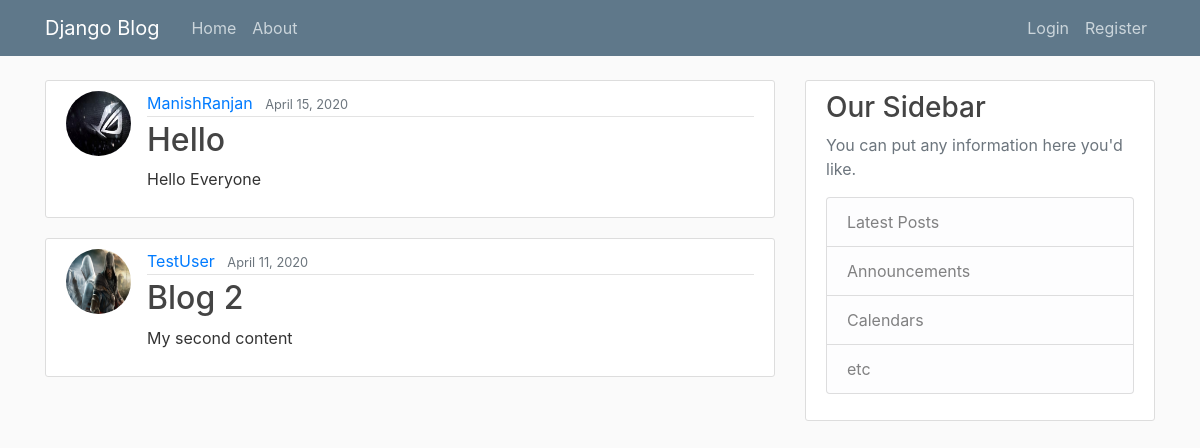
/, run on an earlier commit of the app's database.
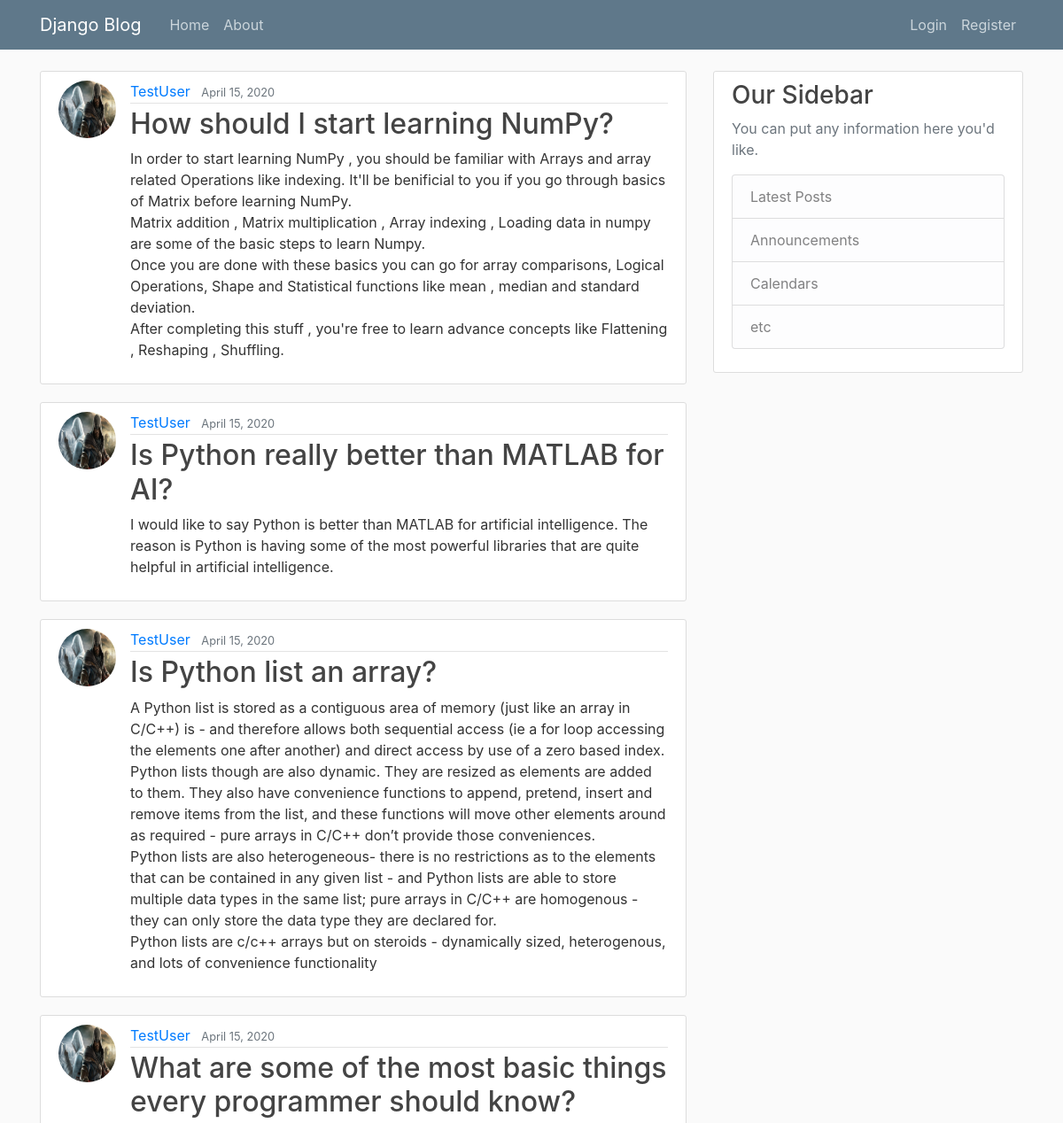
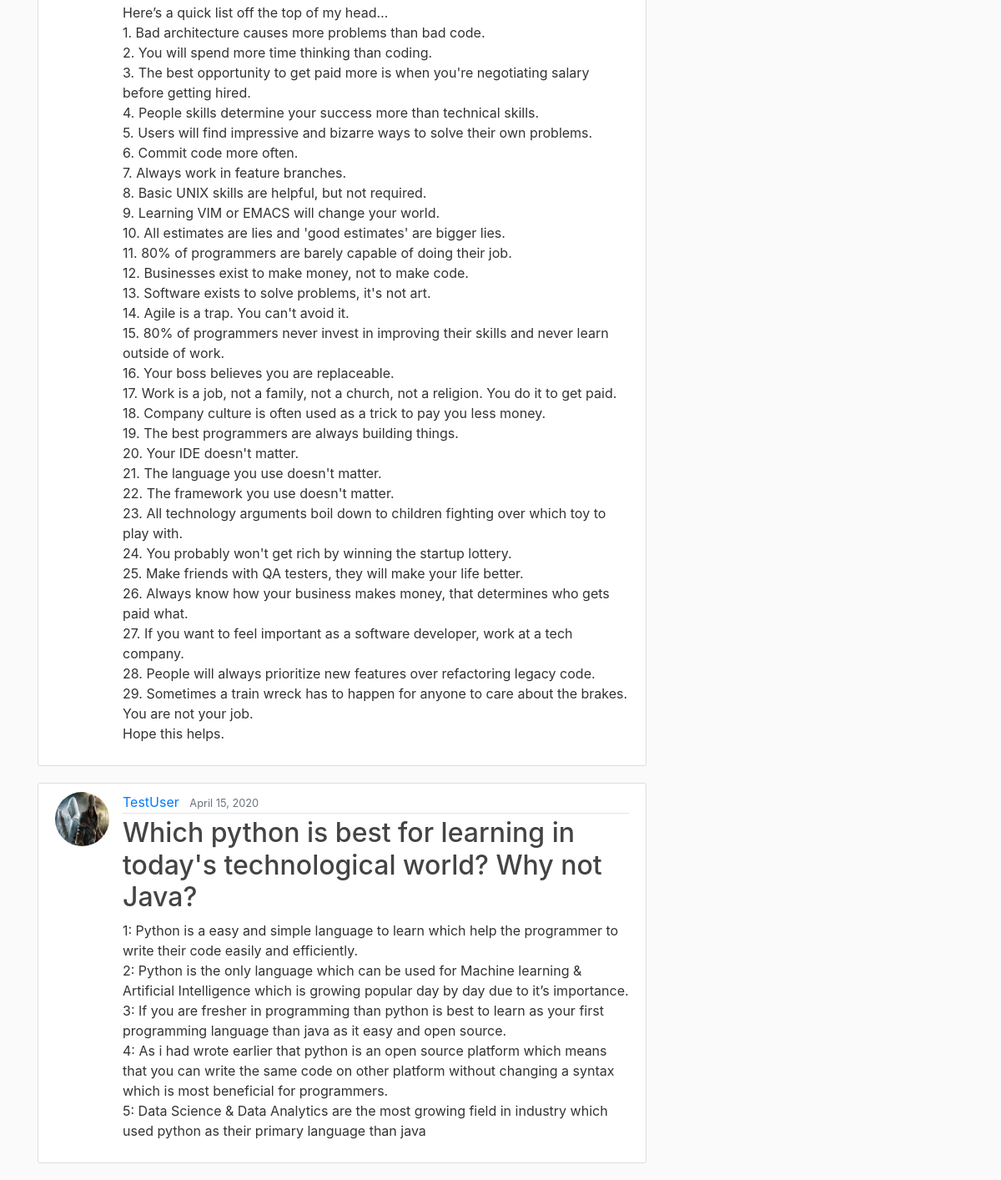
And on a later commit of the database (2 pictures, top to bottom).
### blog/models.py (models this page shows, shortened)
class Post(models.Model):
    title = models.CharField(max_length=100)
    content = models.TextField()
    date_posted = models.DateTimeField(default=timezone.now)
    author = models.ForeignKey(User, on_delete=models.CASCADE)

### users/models.py (models this page shows, shortened)
class profile(models.Model):
    user = models.OneToOneField(User, on_delete=models.CASCADE)
    image = models.ImageField(default="default.jpg", upload_to="profile_pics")

### blog/views.py (the view)
# urls.py: path('', PostListView.as_view(), name="blog-home"),
class PostListView(ListView):
    model = Post
    template_name = "home.html"  # <app>/<model>_<viewtype>.html
    context_object_name = "posts"
    ordering = ['-date_posted']
    paginate_by = 5

### blog/templates/home.html
{% extends "base.html" %}
{% block content %}
{% for post in posts %}
<article class="media content-section">
    <img class="rounded-circle article-img" src="{{post.author.profile.image.url}}">
    <div class="media-body">
        <div class="article-metadata">
            <a class="mr-2" href="#">{{ post.author }}</a>
            <small class="text-muted">{{ post.date_posted|date:"F d, Y" }}</small>
        </div>
        <h2><a class="article-title" href="{% url 'post-detail' post.id %}">{{ post.title }}</a></h2>
        <p class="article-content">{{ post.content }}</p>
    </div>
</article>
{% endfor %}
{% endblock %}

### blog/templates/base.html (shortened to what this page needs)
{% load static%}
<!DOCTYPE html>
<html lang="en">
<head>
    <link rel="stylesheet" href="https://maxcdn.bootstrapcdn.com/bootstrap/4.0.0/css/bootstrap.min.css"
>
    <link rel="stylesheet" type="text/css" href="{% static 'main.css' %}">
</head>
<body>
    <header class="site-header">
        <nav class="navbar navbar-expand-md navbar-dark bg-steel fixed-top">
            <div class="container">
                <a class="navbar-brand mr-4" href="{% url 'blog-home' %}">Django Blog</a>
                <div class="collapse navbar-collapse" id="navbarToggle">
                    <div class="navbar-nav mr-auto">
                        <a class="nav-item nav-link" href="{% url 'blog-home' %}">Home</a>
                        <a class="nav-item nav-link" href="{% url 'blog-about' %}">About</a>
                    </div>
                    <div class="navbar-nav">
                        {% if user.is_authenticated %}
                        <a class="nav-item nav-link" href="{% url 'post-create'%}">New Post</a>
                        <a class="nav-item nav-link" href="{% url 'profile'%}">Profile</a>
                        <a class="nav-item nav-link" href="{% url 'logout'%}">Logout</a>
                        {% else %}
                        <a class="nav-item nav-link" href="{% url 'login'%}">Login</a>
                        <a class="nav-item nav-link" href="{% url 'register'%}">Register</a>
                        {% endif %}
                    </div>
                </div>
            </div>
        </nav>
    </header>
    <main role="main" class="container">
        <div class="row">
            <div class="col-md-8">
                {% block content %}{% endblock %}
            </div>
            <div class="col-md-4">
                <div class="content-section">
                    <h3>Our Sidebar</h3>
                    <p class='text-muted'>You can put any information here you'd like.
                        <ul class="list-group">
                            <li class="list-group-item list-group-item-light">Latest Posts</li>
                            <li class="list-group-item list-group-item-light">Announcements</li>
                            <li class="list-group-item list-group-item-light">Calendars</li>
                            <li class="list-group-item list-group-item-light">etc</li>
                        </ul>
                    </p>
                </div>
            </div>
        </div>
    </main>
</body>
</html>

### blog/static/main.css (style rules this page uses)
body { background: #fafafa; color: #333333; margin-top: 5rem; }
h1, h2, h3, h4, h5, h6 { color: #444444; }
ul { margin: 0; }
.bg-steel { background-color: #5f788a; }
.site-header .navbar-nav .nav-link { color: #cbd5db; }
.content-section { background: #ffffff; padding: 10px 20px; border: 1px solid #dddddd; border-radius: 3px; margin-bottom: 20px; }
.article-title { color: #444444; }
.article-content { white-space: pre-line; }
.article-img { height: 65px; width: 65px; margin-right: 16px; }
.article-metadata { padding-bottom: 1px; margin-bottom: 4px; border-bottom: 1px solid #e3e3e3 }

What changed in the data, as far as the page shows it:
removed Post: author.profile.image (picture), author "ManishRanjan", date_posted "April 15, 2020", title "Hello", content "Hello Everyone"
removed Post: author.profile.image (placeholder picture), author "TestUser", date_posted "April 11, 2020", title "Blog 2", content "My second content"
added Post: author.profile.image (placeholder picture), author "TestUser", date_posted "April 15, 2020", title "How should I start learning NumPy?", content "In order to start learning NumPy , you should be familiar with Arrays and array related Operations like indexing. It'll be benificial to you if you go through basics of Matrix before learning NumPy. Matrix addition , Matrix multiplication , Array indexing , Loading data in numpy are some of the basic steps to learn Numpy. Once you are done with these basics you can go for array comparisons, Logical Operations, Shape and Statistical functions like mean , median and standard deviation. After completing this stuff , you're free to learn advance concepts like Flattening , Reshaping , Shuffling."
added Post: author.profile.image (placeholder picture), author "TestUser", date_posted "April 15, 2020", title "Is Python really better than MATLAB for AI?", content "I would like to say Python is better than MATLAB for artificial intelligence. The reason is Python is having some of the most powerful libraries that are quite helpful in artificial intelligence."
added Post: author.profile.image (placeholder picture), author "TestUser", date_posted "April 15, 2020", title "Is Python list an array?", content "A Python list is stored as a contiguous area of memory (just like an array in C/C++) is - and therefore allows both sequential access (ie a for loop accessing the elements one after another) and direct access by use of a zero based index. Python lists though are also dynamic. They are resized as elements are added to them. They also have convenience functions to append, pretend, insert and remove items from the list, and these functions will move other elements around as required - pure arrays in C/C++ don’t provide those conveniences. Python lists are also heterogeneous- there is no restrictions as to the elements that can be contained in any given list - and Python lists are able to store…"
added Post: author.profile.image (placeholder picture), author "TestUser", date_posted "April 15, 2020", title "What are some of the most basic things every programmer should know?", content "Here’s a quick list off the top of my head… 1. Bad architecture causes more problems than bad code. 2. You will spend more time thinking than coding. 3. The best opportunity to get paid more is when you're negotiating salary before getting hired. 4. People skills determine your success more than technical skills. 5. Users will find impressive and bizarre ways to solve their own problems. 6. Commit code more often. 7. Always work in feature branches. 8. Basic UNIX skills are helpful, but not required. 9. Learning VIM or EMACS will change your world. 10. All estimates are lies and 'good estimates' are bigger lies. 11. 80% of programmers are barely capable of doing their job. 12. Businesses…"
added Post: author.profile.image (placeholder picture), author "TestUser", date_posted "April 15, 2020", title "Which python is best for learning in today's technological world? Why not Java?", content "1: Python is a easy and simple language to learn which help the programmer to write their code easily and efficiently. 2: Python is the only language which can be used for Machine learning & Artificial Intelligence which is growing popular day by day due to it’s importance. 3: If you are fresher in programming than python is best to learn as your first programming language than java as it easy and open source. 4: As i had wrote earlier that python is an open source platform which means that you can write the same code on other platform without changing a syntax which is most beneficial for programmers. 5: Data Science & Data Analytics are the most growing field in industry which used python…"
